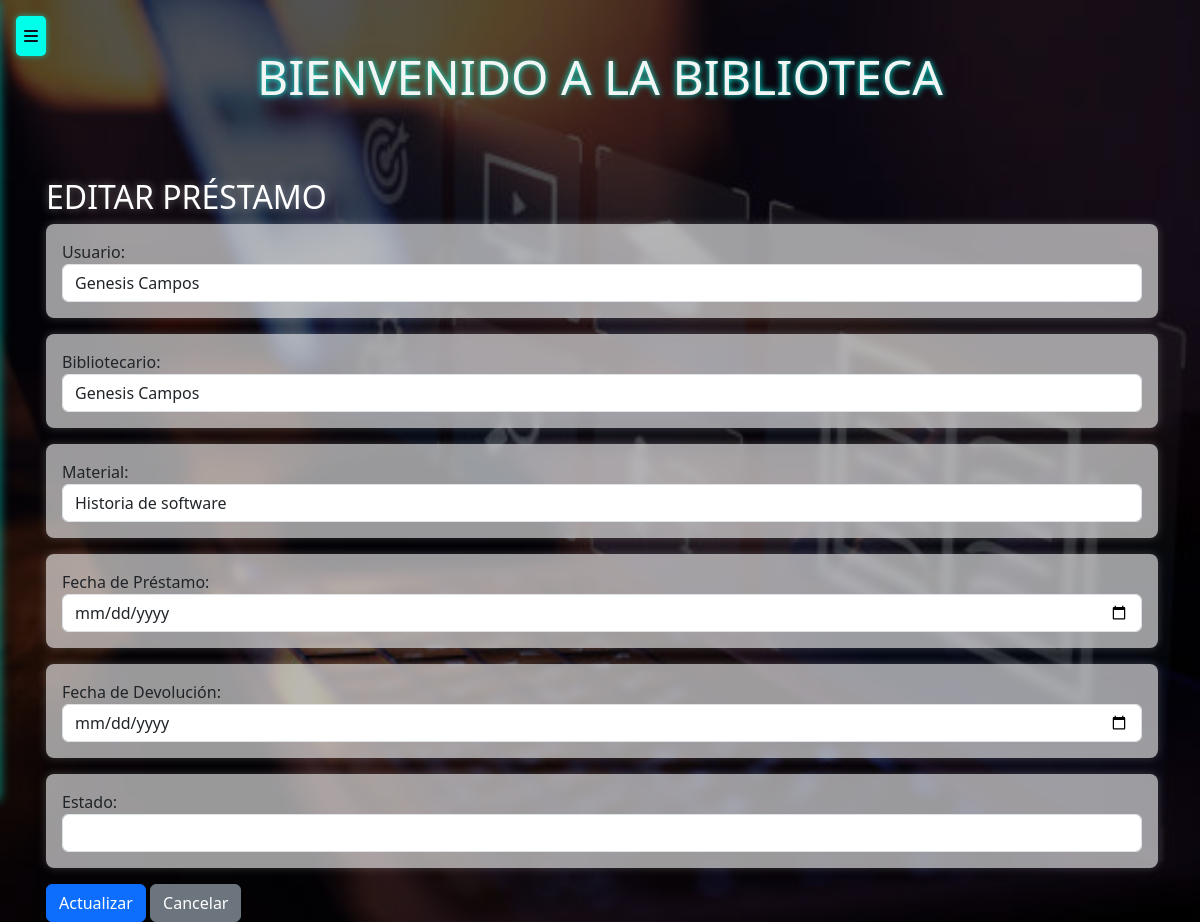
The app's page /prestamos/edit/2, older data.
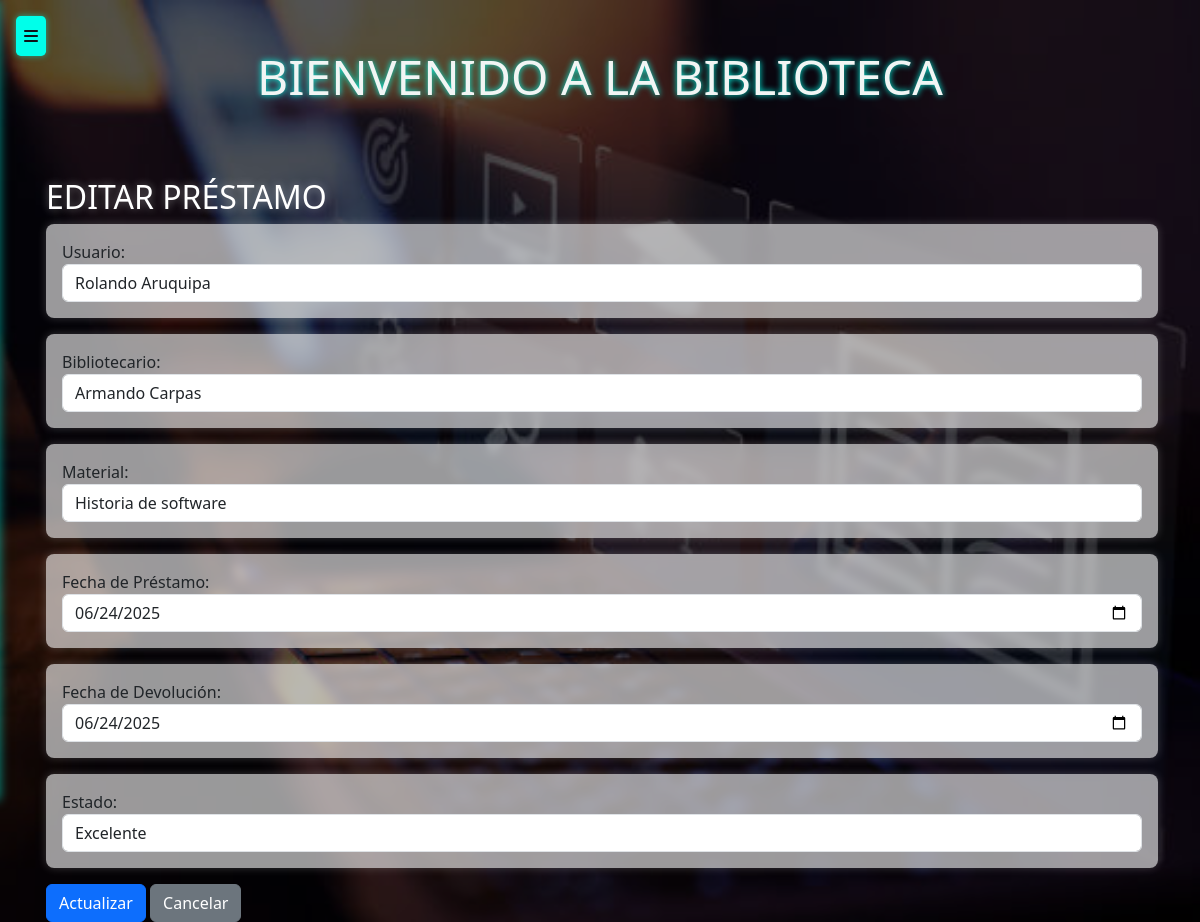
The same page, newer data.
### models/prestamo_model.py (models this page shows, shortened)
class Prestamo(db.Model):
    __tablename__ = 'prestamos'
    id_prestamo = db.Column(db.Integer, primary_key=True)
    id_usuario = db.Column(db.Integer, db.ForeignKey('usuarios.id'), nullable=False)
    id_bibliotecario = db.Column(db.Integer, db.ForeignKey('bibliotecario.id_biblio'), nullable=False)
    id_material = db.Column(db.Integer, db.ForeignKey('materiales.id_material'), nullable=False)
    fecha_prestamo = db.Column(db.String(50), nullable=False)
    fecha_devolucion = db.Column(db.String(50), nullable=False)
    estado = db.Column(db.String(20), nullable=False)
    usuario = db.relationship("Usuario", backref="prestamos")
    bibliotecario = db.relationship("Bibliotecario", backref="prestamos")
    material = db.relationship("Material", backref="prestamos")
    @staticmethod
    def get_by_id(id_prestamo):
        return Prestamo.query.get(id_prestamo)

### models/usuario_model.py (models this page shows, shortened)
class Usuario(db.Model):
    __tablename__ = "usuarios"
    id = db.Column(db.Integer,primary_key=True)
    nombre = db.Column(db.String(80),nullable=False)
    apellido = db.Column(db.String(80),nullable=False)
    email = db.Column(db.String(120),nullable=False)
    telefono = db.Column(db.String(20),nullable=False)
    username = db.Column(db.String(20),nullable=False)
    password = db.Column(db.String,nullable=False)
    tipo = db.Column(db.String(20),nullable=False)
    @staticmethod #no depende de la clase
    def get_all():
        return Usuario.query.all()

### controllers/prestamo_controllers.py (the view, shortened to what this page needs)
@prestamo_bp.route("/edit/<int:id_prestamo>", methods=['GET', 'POST'])
def edit(id_prestamo):
    prestamo = Prestamo.get_by_id(id_prestamo)
    usuarios = Usuario.get_all()
    materiales = Material.get_all()  # <-- Falta esta línea para obtener los materiales
    return prestamo_view.edit(prestamo, usuarios, materiales)

### models/material_model.py (called while the page is built)
    @staticmethod
    def get_all():
        return Material.query.all()

### views/prestamo_view.py (called while the page is built)
def edit(prestamo, usuarios, materiales):
    return render_template("prestamos/edit.html", prestamo=prestamo, usuarios=usuarios, materiales=materiales)

### templates/prestamos/edit.html (shortened to what this page needs)
{% extends 'base.html' %}
{% block content %}
<h2>Editar Préstamo</h2>
<form method="post">
    <div class="mb-3 bg-white-glass">
        <label>Usuario:</label>
        <select name="id_usuario" class="form-control" required>
            {% for u in usuarios %}
            <option value="{{ u.id }}" {% if u.id == prestamo.id_usuario %}selected{% endif %}>
                {{ u.nombre }} {{ u.apellido }}
            </option>
            {% endfor %}
        </select>
    </div>
    <div class="mb-3 bg-white-glass">
        <label>Bibliotecario:</label>
        <select name="id_bibliotecario" class="form-control" required>
            {% for b in usuarios %}
            <option value="{{ b.id }}" {% if b.id == prestamo.id_bibliotecario %}selected{% endif %}>
                {{ b.nombre }} {{ b.apellido }}
            </option>
            {% endfor %}
        </select>
    </div>
    <div class="mb-3 bg-white-glass">
        <label>Material:</label>
        <select name="id_material" class="form-control" required>
            {% for m in materiales %}
            <option value="{{ m.id_material }}" {% if m.id == prestamo.id_material %}selected{% endif %}>
                {{ m.titulo }}
            </option>
            {% endfor %}
        </select>
    </div>
    <div class="mb-3 bg-white-glass">
        <label>Fecha de Préstamo:</label>
        <input type="date" name="fecha_prestamo" class="form-control" value="{{ prestamo.fecha_prestamo }}" required>
    </div>
    <div class="mb-3 bg-white-glass">
        <label>Fecha de Devolución:</label>
        <input type="date" name="fecha_devolucion" class="form-control" value="{{ prestamo.fecha_devolucion }}" required>
    </div>
    <div class="mb-3 bg-white-glass">
        <label>Estado:</label>
        <input type="text" name="estado" class="form-control" value="{{ prestamo.estado }}" required>
    </div>
    <button type="submit" class="btn btn-primary">Actualizar</button>
    <a href="{{ url_for('prestamo.index') }}" class="btn btn-secondary">Cancelar</a>
</form>
{% endblock %}

Row changes from the older to the newer data that the page shows:
added Prestamo: id_usuario "Rolando Aruquipa", id_bibliotecario "Armando Carpas", fecha_prestamo "06/24/2025", fecha_devolucion "06/24/2025", estado "Excelente"
Text that changed along with them:
form field id_usuario: "Genesis Campos" → (not shown)
form field id_bibliotecario: "Genesis Campos" → (not shown)
